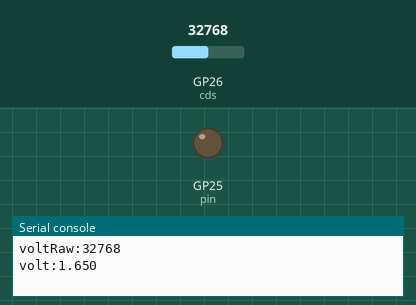
The program below on a simulated Raspberry Pi Pico running MicroPython. Shown: output pins drawn as LEDs (lit = HIGH), the last lines printed to the serial console. Inputs (shaded band) come from the test bench; at power-on: GP26 (cds) = 32768 (analog values on the 0–65535 scale). At 100.0 s the program stops and its outputs stay as they are.

Above: at 0.1 s.
At 99.1 s:
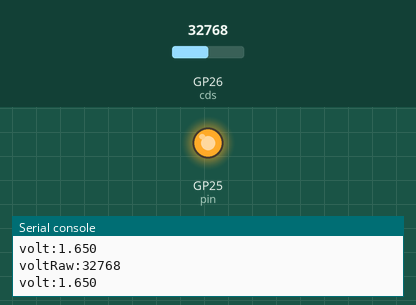
Timing chart, 0 to 100.6 s (numbered marks = the images above):
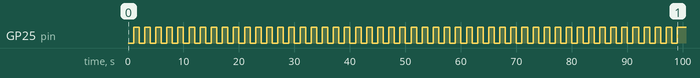

The program:

sample.py
```python
# from machine import Pin
# import utime
# p = Pin(25)
# p.init( Pin.OUT )
# v = False

# while( True ):
#     p.value( v )
#     v = not v
#     utime.sleep(0.5)


import machine
import time

# ADCを行うピンの設定です。
# GP28(ADC2)を使用します
cds = machine.ADC(0)
pin = machine.Pin(25)

# 16bitの数値一単位での電圧値を設定します
unit = 0.00005035477

# 25ピン初期化
pin.init( machine.Pin.OUT )
v = False

# 電圧値を100回読み込みます
for i in range(100):

    # ADCの値を読み込みます(16bitの生の数値)
    voltRaw = cds.read_u16()

    # 生値を表示します
    print("voltRaw:" + str(voltRaw))

    # 16bitの値から、電圧値に変換します
    volt = voltRaw * unit

    # 電圧値を表示します(:.3fは少数点以下3桁を表示する設定です)
    print( "volt:" + "{:.3f}".format(volt))

    pin.value(v)
    v = not v

    # 1秒待機します
    time.sleep(1)
```
